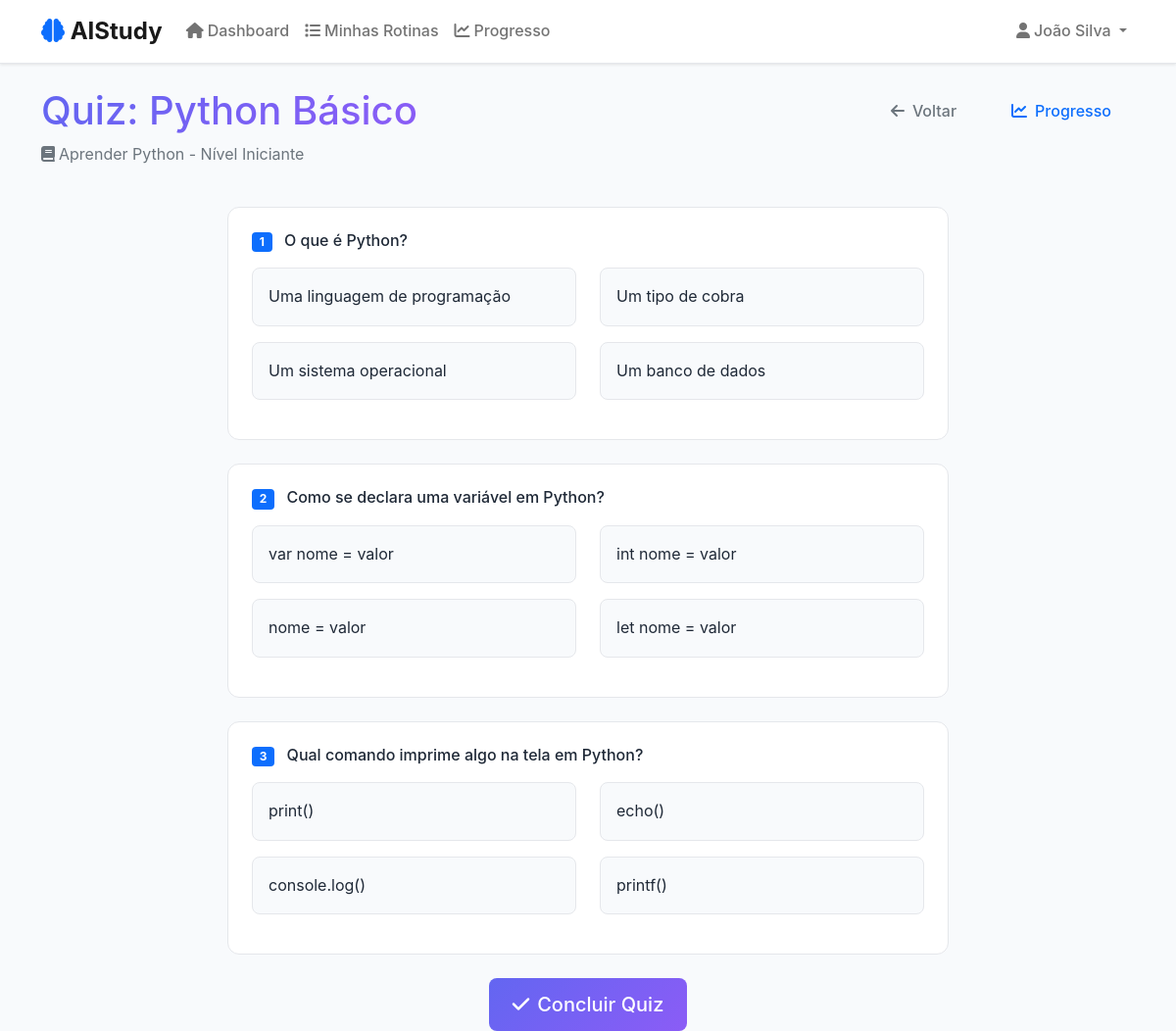
The app's page /quiz.php?id=1 (signed in) with its own data.
### tables this page shows
CREATE TABLE quizzes (
    id INT AUTO_INCREMENT PRIMARY KEY,
    routine_id INT NOT NULL,
    task_id INT DEFAULT NULL,
    dia_estudo INT DEFAULT NULL,
    tipo ENUM('geral', 'dia', 'tarefa') NOT NULL DEFAULT 'geral',
    titulo VARCHAR(200) NOT NULL,
    assunto VARCHAR(100) DEFAULT NULL,
    perguntas_json JSON NOT NULL COMMENT 'array de perguntas e respostas',
    respostas_usuario JSON COMMENT 'respostas do usuário',
    nota DECIMAL(5,2),
    tempo_realizado INT DEFAULT NULL COMMENT 'tempo em segundos',
    status ENUM('pendente', 'concluido') DEFAULT 'pendente',
    created_at TIMESTAMP DEFAULT CURRENT_TIMESTAMP,
    updated_at TIMESTAMP DEFAULT CURRENT_TIMESTAMP ON UPDATE CURRENT_TIMESTAMP,
    FOREIGN KEY (routine_id) REFERENCES routines(id) ON DELETE CASCADE,
    FOREIGN KEY (task_id) REFERENCES tasks(id) ON DELETE CASCADE
);

CREATE TABLE routines (
    id INT AUTO_INCREMENT PRIMARY KEY,
    user_id INT NOT NULL,
    titulo VARCHAR(200) NOT NULL,
    tema VARCHAR(100) NOT NULL,
    nivel ENUM('iniciante', 'intermediario', 'avancado') NOT NULL,
    tempo_diario INT NOT NULL COMMENT 'em minutos',
    dias_disponiveis JSON NOT NULL COMMENT 'array de dias da semana',
    horario_disponivel TIME NOT NULL,
    progresso DECIMAL(5,2) DEFAULT 0.00,
    status ENUM('ativa', 'pausada', 'concluida') DEFAULT 'ativa',
    data_inicio DATE DEFAULT NULL,
    data_fim DATE DEFAULT NULL,
    created_at TIMESTAMP DEFAULT CURRENT_TIMESTAMP,
    updated_at TIMESTAMP DEFAULT CURRENT_TIMESTAMP ON UPDATE CURRENT_TIMESTAMP,
    FOREIGN KEY (user_id) REFERENCES users(id) ON DELETE CASCADE
);

### includes/session.php (called while the page is built, shortened)
<?php
function isLoggedIn() {
    return isset($_SESSION['user_id']) && !empty($_SESSION['user_id']);
}
function getCurrentUser() {
    return [
        'id' => $_SESSION['user_id'],
        'nome' => $_SESSION['user_nome'],
        'email' => $_SESSION['user_email']
    ];
}
?>

### classes/Quiz.php (called while the page is built, shortened)
<?php
class Quiz {
    private $conn;
    private $table_name = "quizzes";
    public function __construct($db) {
        $this->conn = $db;
    }
    public function getQuiz($id, $user_id) {
        $query = "SELECT q.*, r.titulo as rotina_titulo
                  FROM " . $this->table_name . " q
                  JOIN routines r ON q.routine_id = r.id
                  WHERE q.id = :id AND r.user_id = :user_id";
        $stmt = $this->conn->prepare($query);
        $stmt->bindParam(":id", $id);
        $stmt->bindParam(":user_id", $user_id);
        $stmt->execute();
        return $stmt->fetch(PDO::FETCH_ASSOC);
    }
}
?>

### quiz.php (the view, shortened to what this page needs)
<?php
require_once 'classes/Quiz.php';
require_once 'includes/session.php';
$user = getCurrentUser();
$quiz_id = $_GET['id'] ?? null;
$database = new Database();
$db = $database->getConnection();
$quiz = new Quiz($db);
$quiz_data = $quiz->getQuiz($quiz_id, $user['id']);
$perguntas = json_decode($quiz_data['perguntas_json'], true);
?>
<!DOCTYPE html>
<html lang="pt-BR">
<head>
    <link href="https://cdn.jsdelivr.net/npm/bootstrap@5.1.3/dist/css/bootstrap.min.css" rel="stylesheet">
    <link href="https://cdnjs.cloudflare.com/ajax/libs/font-awesome/6.0.0/css/all.min.css" rel="stylesheet">
    <link href="assets/css/style.css" rel="stylesheet">
</head>
<body>
    <nav class="navbar navbar-expand-lg navbar-light">
        <div class="container">
            <a class="navbar-brand" href="dashboard.php">
                <i class="fas fa-brain text-primary"></i> AIStudy
            </a>
            <div class="collapse navbar-collapse" id="navbarNav">
                <ul class="navbar-nav me-auto">
                    <li class="nav-item">
                        <a class="nav-link" href="dashboard.php">
                            <i class="fas fa-home me-1"></i>Dashboard
                        </a>
                    </li>
                    <li class="nav-item">
                        <a class="nav-link" href="rotinas.php">
                            <i class="fas fa-list me-1"></i>Minhas Rotinas
                        </a>
                    </li>
                    <li class="nav-item">
                        <a class="nav-link" href="progresso.php">
                            <i class="fas fa-chart-line me-1"></i>Progresso
                        </a>
                    </li>
                </ul>
                <ul class="navbar-nav">
                    <li class="nav-item dropdown">
                        <a class="nav-link dropdown-toggle" href="#" id="navbarDropdown" role="button" data-bs-toggle="dropdown">
                            <i class="fas fa-user me-1"></i><?php echo htmlspecialchars($user['nome']); ?>
                        </a>
                    </li>
                </ul>
            </div>
        </div>
    </nav>
    <div class="container mt-4">
        <div class="row mb-4">
            <div class="col-12">
                <div class="d-flex justify-content-between align-items-start">
                    <div>
                        <h1 class="text-gradient"><?php echo htmlspecialchars($quiz_data['titulo']); ?></h1>
                        <p class="text-muted">
                            <i class="fas fa-book me-1"></i><?php echo htmlspecialchars($quiz_data['rotina_titulo']); ?>
                        </p>
                    </div>
                    <div class="d-flex gap-2">
                        <a href="rotina-detalhada.php?id=<?php echo $quiz_data['routine_id']; ?>" class="btn btn-outline-secondary">
                            <i class="fas fa-arrow-left me-2"></i>Voltar
                        </a>
                        <a href="progresso.php" class="btn btn-outline-primary">
                            <i class="fas fa-chart-line me-2"></i>Progresso
                        </a>
                    </div>
                </div>
            </div>
        </div>
        <?php if ($quiz_data['status'] === 'concluido'): ?>
            <div class="row justify-content-center">
                <div class="col-md-8">
                    <div class="card">
                        <div class="card-header text-center">
                            <h5 class="mb-0">
                                <i class="fas fa-trophy me-2"></i>Resultado do Quiz
                            </h5>
                        </div>
                        <div class="card-body text-center">
                            <div class="mb-4">
                                <i class="fas fa-star text-warning fa-4x mb-3"></i>
                                <h2 class="text-primary"><?php echo number_format($quiz_data['nota'], 1); ?>%</h2>
                                <p class="text-muted">
                                    <?php
                                    $nota = $quiz_data['nota'];
                                    if ($nota >= 80) {
                                        echo "Excelente! Você domina o assunto!";
                                    } elseif ($nota >= 60) {
                                        echo "Bom trabalho! Continue estudando!";
                                    } elseif ($nota >= 40) {
                                        echo "Precisa revisar mais o conteúdo.";
                                    } else {
                                        echo "Recomendamos revisar o material antes de continuar.";
                                    }
                                    ?>
                                </p>
                            </div>
                            <div class="d-flex justify-content-center gap-3">
                                <a href="rotina-detalhada.php?id=<?php echo $quiz_data['routine_id']; ?>" class="btn btn-primary">
                                    <i class="fas fa-arrow-left me-2"></i>Voltar para Rotina
                                </a>
                                <a href="progresso.php" class="btn btn-outline-primary">
                                    <i class="fas fa-chart-line me-2"></i>Ver Progresso
                                </a>
                            </div>
                        </div>
                    </div>
                </div>
            </div>
        <?php else: ?>
            <div class="row justify-content-center">
                <div class="col-md-8">
                    <form method="POST">
                        <?php foreach ($perguntas as $index => $pergunta): ?>
                            <div class="quiz-question mb-4">
                                <h6 class="mb-3">
                                    <span class="badge bg-primary me-2"><?php echo $index + 1; ?></span>
                                    <?php echo htmlspecialchars($pergunta['pergunta']); ?>
                                </h6>
                                <div class="row">
                                    <?php foreach ($pergunta['opcoes'] as $opcao_index => $opcao): ?>
                                        <div class="col-md-6 mb-2">
                                            <div class="quiz-option" onclick="selectOption(this, <?php echo $index; ?>, <?php echo $opcao_index; ?>)">
                                                <label for="pergunta_<?php echo $index; ?>_<?php echo $opcao_index; ?>" class="mb-0">
                                                    <?php echo htmlspecialchars($opcao); ?>
                                                </label>
                                            </div>
                                        </div>
                                    <?php endforeach; ?>
                                </div>
                            </div>
                        <?php endforeach; ?>
                        <div class="text-center">
                            <button type="submit" class="btn btn-primary btn-lg">
                                <i class="fas fa-check me-2"></i>Concluir Quiz
                            </button>
                        </div>
                    </form>
                </div>
            </div>
        <?php endif; ?>
    </div>
</body>
</html>

### assets/css/style.css (style rules this page uses)
:root { --primary-color: #6366f1; --secondary-color: #8b5cf6; --success-color: #10b981; --warning-color: #f59e0b; --danger-color: #ef4444; --dark-color: #1f2937; --light-color: #f8fafc; --border-color: #e5e7eb; --text-muted: #6b7280; }
* { margin: 0; padding: 0; box-sizing: border-box; }
body { font-family: 'Inter', -apple-system, BlinkMacSystemFont, 'Segoe UI', Roboto, sans-serif; background-color: var(--light-color); color: var(--dark-color); line-height: 1.6; }
.navbar { background: white; border-bottom: 1px solid var(--border-color); box-shadow: 0 1px 3px 0 rgba(0, 0, 0, 0.1); }
.navbar-brand { font-weight: 700; font-size: 1.5rem; color: var(--primary-color); }
.nav-link { color: var(--dark-color); font-weight: 500; transition: color 0.2s; }
.btn { border-radius: 8px; font-weight: 500; padding: 0.75rem 1.5rem; transition: all 0.2s; border: none; }
.btn-primary { background: linear-gradient(135deg, var(--primary-color), var(--secondary-color)); border: none; }
.quiz-question { background: white; border-radius: 12px; padding: 1.5rem; margin-bottom: 1rem; border: 1px solid var(--border-color); }
.quiz-option { background: #f8fafc; border: 1px solid var(--border-color); border-radius: 8px; padding: 1rem; margin-bottom: 0.5rem; cursor: pointer; transition: all 0.2s; }
.text-gradient { background: linear-gradient(135deg, var(--primary-color), var(--secondary-color)); -webkit-background-clip: text; -webkit-text-fill-color: transparent; background-clip: text; }

### records on screen
quizzes: titulo "Quiz: Python Básico", routine.titulo "Aprender Python - Nível Iniciante"

### other values on screen
$user['nome'] "João Silva"
$pergunta['pergunta'] "O que é Python?"
$opcao "Uma linguagem de programação"
$opcao "Um tipo de cobra"
$opcao "Um sistema operacional"
$opcao "Um banco de dados"
$pergunta['pergunta'] "Como se declara uma variável em Python?"
$opcao "var nome = valor"
$opcao "int nome = valor"
$opcao "nome = valor"
$opcao "let nome = valor"
$pergunta['pergunta'] "Qual comando imprime algo na tela em Python?"
$opcao "print()"
$opcao "echo()"
$opcao "console.log()"
